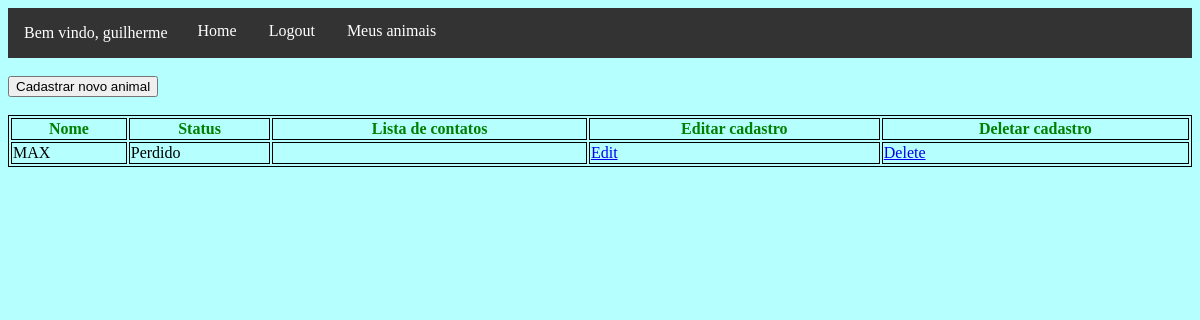
The app's page /meus_animais (signed in) with its own data.
### product/models.py (models this page shows, shortened)
class Dono(AbstractBaseUser):
    email = models.EmailField(verbose_name="email", unique=True, max_length=100)
    username = models.CharField(max_length=100)
    telefone = models.CharField(max_length=20)
    date_joined = models.DateTimeField(verbose_name="date_joined", auto_now_add=True)
    last_login = models.DateTimeField(verbose_name="last_login", auto_now=True)
    is_admin = models.BooleanField(default=False)
    is_active = models.BooleanField(default=True)
    is_staff = models.BooleanField(default=False)
    is_superuser = models.BooleanField(default=False)
    USERNAME_FIELD = 'email'
    REQUIRED_FIELDS = ['username']
    objects = DonoManager()

class Animal(models.Model):
    foto  = models.ImageField()
    nome  = models.CharField(max_length=100)
    idade = models.CharField(max_length=3, blank=True)
    cidade_desaparecimento = models.CharField(max_length=50)
    estado_desaparecimento = models.CharField(max_length=50)
    status = models.IntegerField(choices=STATUS_ANIMAL, default=1, blank=True)
    dono = models.ForeignKey(Dono, on_delete=models.CASCADE,  null=True)
    informacoes_extras = models.CharField(max_length=250, blank=True)

### product/views.py (the view)
# urls.py: path('meus_animais', meus_animais, name='meus_animais'),
@login_required
def meus_animais(request):
    animals = [i for i in Animal.objects.all() if i.dono.email==request.user.email]
    contatos = []
    for a in animals:
        contatos.append(Contato.objects.filter(animal__id=a.id))
    context = {'animais': zip(animals, contatos) }
    return render(request, 'meus_animais.html', context)

### product/templates/meus_animais.html (shortened to what this page needs)
{% extends 'base.html' %}
{% block content %}
		<br>
		<form action="{%  url 'cadastrar_animal' %}">
			<input type="submit" value="Cadastrar novo animal" />
		</form>
		<br>
        <table border="1" width="100%">
		<thead>
			<tr>
			  <th>Nome</th>
			  <th>Status</th>
			  <th>Lista de contatos</th>
			  <th>Editar cadastro</th>
			  <th>Deletar cadastro</th>
			</tr>
		</thead>
		<tbody>
		{% for animal, contatos in animais %}
		<tr>
			<td>{{animal.nome}}</td>
			{% load static %}
			<td>
			{{animal.get_status_display}}
			</td>
			<td>
			</td>
			<td><a class="btn btn-warning" href="{%  url 'animal_edit' animal.id %}">Edit</a>
            </td>
			<td><a class="btn btn-danger" href="{%  url 'animal_delete' animal.id %}">Delete</a>
			</td>
		</tr>
		{% endfor %}
		</tbody>
		</table>
{% endblock content %}

### product/templates/base.html (shortened to what this page needs)
<!DOCTYPE html>
<html>
<head>
	{% load static %}
	<link href="{% static 'style.css' %}"  rel="stylesheet">
		{% if request.user.is_authenticated %}
			<ul>
				<li><p>Bem vindo, {{request.user.username}}</p></li>
				<li><a href="{% url 'pagina_principal' %}">Home</a></li>
				<li><a href="{% url 'logout' %}">Logout</a></li>
				<li><a href="{% url 'meus_animais' %}">Meus animais</a></li>
			</ul>
		{% else %}
			<ul>
				<li><a href="{% url 'pagina_principal' %}">Home</a></li>
				<li><a href="{% url 'cadastrar_dono' %}">Register</a></li>
				<li><a href="{% url 'login' %}">Login</a></li>
			</ul>
		{% endif %}
</head>
<body>
{% block content %}
{% endblock content %}
</body>
</html>

### product/static/style.css (style rules this page uses)
html { margin: 0px; background-color: #b5fffe; }
thead { color:green; }
table, th, td { border: 1px solid black; }
ul { list-style-type: none; margin: 0; padding: 0; overflow: hidden; background-color: #333; }
li { float: left; }
li a { display: block; color: white; text-align: center; padding: 14px 16px; text-decoration: none; }
li p { padding: 0px 14px 0px 16px; color: white; }

### records on screen
Dono: user.username "guilherme"
Animal: nome "MAX", status "Perdido"
